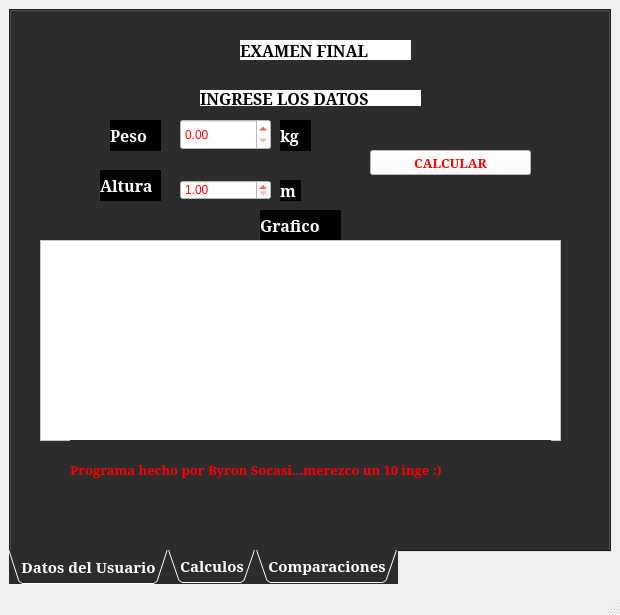
<?xml version="1.0" encoding="UTF-8"?>
<ui version="4.0">
 <class>IMC</class>
 <widget class="QMainWindow" name="IMC">
  <property name="geometry">
   <rect>
    <x>0</x>
    <y>0</y>
    <width>620</width>
    <height>615</height>
   </rect>
  </property>
  <property name="windowTitle">
   <string>IMC</string>
  </property>
  <property name="windowIcon">
   <iconset>
    <normaloff>recursos/pesas.png</normaloff>recursos/pesas.png</iconset>
  </property>
  <property name="iconSize">
   <size>
    <width>30</width>
    <height>30</height>
   </size>
  </property>
  <widget class="QWidget" name="centralwidget">
   <layout class="QHBoxLayout" name="horizontalLayout_2">
    <item>
     <widget class="QTabWidget" name="tabWidget">
      <property name="font">
       <font>
        <family>MS Serif</family>
        <pointsize>11</pointsize>
        <weight>75</weight>
        <bold>true</bold>
       </font>
      </property>
      <property name="styleSheet">
       <string notr="true">background-color: rgb(44, 44, 44);
color: rgb(255, 255, 255);</string>
      </property>
      <property name="tabPosition">
       <enum>QTabWidget::South</enum>
      </property>
      <property name="tabShape">
       <enum>QTabWidget::Triangular</enum>
      </property>
      <property name="currentIndex">
       <number>0</number>
      </property>
      <property name="elideMode">
       <enum>Qt::ElideMiddle</enum>
      </property>
      <property name="usesScrollButtons">
       <bool>true</bool>
      </property>
      <widget class="QWidget" name="inDatos">
       <attribute name="title">
        <string>Datos del Usuario</string>
       </attribute>
       <layout class="QVBoxLayout" name="verticalLayout">
        <item>
         <widget class="QWidget" name="widget" native="true">
          <widget class="QLabel" name="label">
           <property name="geometry">
            <rect>
             <x>80</x>
             <y>150</y>
             <width>61</width>
             <height>31</height>
            </rect>
           </property>
           <property name="font">
            <font>
             <family>MS Serif</family>
             <pointsize>12</pointsize>
             <weight>75</weight>
             <bold>true</bold>
            </font>
           </property>
           <property name="styleSheet">
            <string notr="true">background-color: rgb(0, 0, 0);
color: rgb(255, 255, 255);</string>
           </property>
           <property name="text">
            <string>Altura</string>
           </property>
          </widget>
          <widget class="QDoubleSpinBox" name="inAltura">
           <property name="enabled">
            <bool>true</bool>
           </property>
           <property name="geometry">
            <rect>
             <x>160</x>
             <y>160</y>
             <width>91</width>
             <height>20</height>
            </rect>
           </property>
           <property name="styleSheet">
            <string notr="true">background-color: rgb(255, 255, 255);
color: rgb(255, 0, 0);</string>
           </property>
           <property name="prefix">
            <string/>
           </property>
           <property name="suffix">
            <string/>
           </property>
           <property name="minimum">
            <double>1.000000000000000</double>
           </property>
           <property name="singleStep">
            <double>0.100000000000000</double>
           </property>
          </widget>
          <widget class="QLabel" name="label_2">
           <property name="geometry">
            <rect>
             <x>90</x>
             <y>100</y>
             <width>51</width>
             <height>31</height>
            </rect>
           </property>
           <property name="font">
            <font>
             <family>MS Serif</family>
             <pointsize>12</pointsize>
             <weight>75</weight>
             <bold>true</bold>
            </font>
           </property>
           <property name="styleSheet">
            <string notr="true">background-color: rgb(0, 0, 0);
color: rgb(255, 255, 255);</string>
           </property>
           <property name="text">
            <string>Peso</string>
           </property>
          </widget>
          <widget class="QDoubleSpinBox" name="inPeso">
           <property name="geometry">
            <rect>
             <x>160</x>
             <y>99</y>
             <width>91</width>
             <height>31</height>
            </rect>
           </property>
           <property name="styleSheet">
            <string notr="true">background-color: rgb(255, 255, 255);
color: rgb(255, 0, 0);</string>
           </property>
           <property name="singleStep">
            <double>10.100000000000000</double>
           </property>
          </widget>
          <widget class="QLabel" name="label_8">
           <property name="geometry">
            <rect>
             <x>180</x>
             <y>70</y>
             <width>221</width>
             <height>16</height>
            </rect>
           </property>
           <property name="font">
            <font>
             <family>MS Serif</family>
             <pointsize>12</pointsize>
             <weight>75</weight>
             <bold>true</bold>
            </font>
           </property>
           <property name="styleSheet">
            <string notr="true">background-color: rgb(255, 255, 255);
color: rgb(0, 0, 0);</string>
           </property>
           <property name="text">
            <string>INGRESE LOS DATOS</string>
           </property>
          </widget>
          <widget class="QWidget" name="outGrafico" native="true">
           <property name="geometry">
            <rect>
             <x>130</x>
             <y>368</y>
             <width>431</width>
             <height>81</height>
            </rect>
           </property>
           <layout class="QVBoxLayout" name="verticalLayout_4"/>
          </widget>
          <widget class="QLabel" name="label_14">
           <property name="geometry">
            <rect>
             <x>240</x>
             <y>190</y>
             <width>81</width>
             <height>31</height>
            </rect>
           </property>
           <property name="font">
            <font>
             <family>MS Serif</family>
             <pointsize>12</pointsize>
             <weight>75</weight>
             <bold>true</bold>
            </font>
           </property>
           <property name="styleSheet">
            <string notr="true">background-color: rgb(0, 0, 0);
color: rgb(255, 255, 255);</string>
           </property>
           <property name="text">
            <string>Grafico</string>
           </property>
          </widget>
          <widget class="QLabel" name="label_15">
           <property name="geometry">
            <rect>
             <x>220</x>
             <y>20</y>
             <width>171</width>
             <height>20</height>
            </rect>
           </property>
           <property name="font">
            <font>
             <family>MS Serif</family>
             <pointsize>12</pointsize>
             <weight>75</weight>
             <bold>true</bold>
            </font>
           </property>
           <property name="styleSheet">
            <string notr="true">background-color: rgb(255, 255, 255);
color: rgb(0, 0, 0);</string>
           </property>
           <property name="text">
            <string>EXAMEN FINAL</string>
           </property>
          </widget>
          <widget class="QTextBrowser" name="textBrowser">
           <property name="geometry">
            <rect>
             <x>20</x>
             <y>220</y>
             <width>521</width>
             <height>201</height>
            </rect>
           </property>
           <property name="styleSheet">
            <string notr="true">background-color: rgb(255, 255, 255);
color: rgb(0, 0, 0);</string>
           </property>
          </widget>
          <widget class="QLabel" name="label_7">
           <property name="geometry">
            <rect>
             <x>50</x>
             <y>420</y>
             <width>481</width>
             <height>59</height>
            </rect>
           </property>
           <property name="font">
            <font>
             <family>MS Serif</family>
             <pointsize>10</pointsize>
             <weight>75</weight>
             <bold>true</bold>
            </font>
           </property>
           <property name="styleSheet">
            <string notr="true">color: rgb(255, 0, 0);</string>
           </property>
           <property name="text">
            <string>Programa hecho por Byron Socasi...merezco un 10 inge :)</string>
           </property>
          </widget>
          <widget class="QPushButton" name="btnCalcular">
           <property name="geometry">
            <rect>
             <x>350</x>
             <y>130</y>
             <width>161</width>
             <height>25</height>
            </rect>
           </property>
           <property name="font">
            <font>
             <family>MS Serif</family>
             <pointsize>10</pointsize>
             <weight>75</weight>
             <bold>true</bold>
            </font>
           </property>
           <property name="styleSheet">
            <string notr="true">background-color: rgb(255, 255, 255);
color: rgb(255, 0, 0);</string>
           </property>
           <property name="text">
            <string>CALCULAR</string>
           </property>
          </widget>
          <widget class="QLabel" name="label_9">
           <property name="geometry">
            <rect>
             <x>260</x>
             <y>100</y>
             <width>31</width>
             <height>31</height>
            </rect>
           </property>
           <property name="font">
            <font>
             <family>MS Serif</family>
             <pointsize>12</pointsize>
             <weight>75</weight>
             <bold>true</bold>
            </font>
           </property>
           <property name="styleSheet">
            <string notr="true">background-color: rgb(0, 0, 0);
color: rgb(255, 255, 255);</string>
           </property>
           <property name="text">
            <string>kg</string>
           </property>
          </widget>
          <widget class="QLabel" name="label_11">
           <property name="geometry">
            <rect>
             <x>260</x>
             <y>160</y>
             <width>21</width>
             <height>21</height>
            </rect>
           </property>
           <property name="font">
            <font>
             <family>MS Serif</family>
             <pointsize>12</pointsize>
             <weight>75</weight>
             <bold>true</bold>
            </font>
           </property>
           <property name="styleSheet">
            <string notr="true">background-color: rgb(0, 0, 0);
color: rgb(255, 255, 255);</string>
           </property>
           <property name="text">
            <string>m</string>
           </property>
          </widget>
         </widget>
        </item>
       </layout>
      </widget>
      <widget class="QWidget" name="outImc">
       <attribute name="title">
        <string>Calculos</string>
       </attribute>
       <layout class="QVBoxLayout" name="verticalLayout_2">
        <item>
         <widget class="QGroupBox" name="groupBox">
          <property name="font">
           <font>
            <family>MS Serif</family>
            <weight>75</weight>
            <bold>true</bold>
           </font>
          </property>
          <property name="title">
           <string>DATOS</string>
          </property>
          <layout class="QGridLayout" name="gridLayout">
           <item row="2" column="1">
            <widget class="QLineEdit" name="outPactual">
             <property name="styleSheet">
              <string notr="true">background-color: rgb(255, 255, 255);
color: rgb(255, 0, 0);</string>
             </property>
             <property name="text">
              <string>0.0 Kg</string>
             </property>
             <property name="alignment">
              <set>Qt::AlignRight|Qt::AlignTrailing|Qt::AlignVCenter</set>
             </property>
             <property name="readOnly">
              <bool>true</bool>
             </property>
            </widget>
           </item>
           <item row="5" column="0">
            <widget class="QLabel" name="label_6">
             <property name="font">
              <font>
               <family>MS Serif</family>
               <weight>75</weight>
               <bold>true</bold>
              </font>
             </property>
             <property name="text">
              <string>IMC  kg/m</string>
             </property>
            </widget>
           </item>
           <item row="0" column="1" rowspan="2">
            <widget class="QCalendarWidget" name="calendarWidget"/>
           </item>
           <item row="5" column="1">
            <widget class="QLineEdit" name="outIndice">
             <property name="styleSheet">
              <string notr="true">background-color: rgb(255, 255, 255);
color: rgb(255, 0, 0);</string>
             </property>
             <property name="text">
              <string>0.0 </string>
             </property>
             <property name="alignment">
              <set>Qt::AlignRight|Qt::AlignTrailing|Qt::AlignVCenter</set>
             </property>
             <property name="readOnly">
              <bool>true</bool>
             </property>
            </widget>
           </item>
           <item row="4" column="0">
            <widget class="QLabel" name="label_5">
             <property name="font">
              <font>
               <family>MS Serif</family>
               <weight>75</weight>
               <bold>true</bold>
              </font>
             </property>
             <property name="text">
              <string>PESO MINIMO</string>
             </property>
            </widget>
           </item>
           <item row="2" column="0">
            <widget class="QLabel" name="label_3">
             <property name="font">
              <font>
               <family>MS Serif</family>
               <weight>75</weight>
               <bold>true</bold>
              </font>
             </property>
             <property name="text">
              <string>ACTUAL</string>
             </property>
            </widget>
           </item>
           <item row="4" column="1">
            <widget class="QLineEdit" name="outPmin">
             <property name="styleSheet">
              <string notr="true">background-color: rgb(255, 255, 255);
color: rgb(255, 0, 0);</string>
             </property>
             <property name="text">
              <string>0.0 Kg</string>
             </property>
             <property name="alignment">
              <set>Qt::AlignRight|Qt::AlignTrailing|Qt::AlignVCenter</set>
             </property>
             <property name="readOnly">
              <bool>true</bool>
             </property>
            </widget>
           </item>
           <item row="3" column="1">
            <widget class="QLineEdit" name="outPmax">
             <property name="styleSheet">
              <string notr="true">background-color: rgb(255, 255, 255);
color: rgb(255, 0, 0);</string>
             </property>
             <property name="text">
              <string>0.0 Kg</string>
             </property>
             <property name="alignment">
              <set>Qt::AlignRight|Qt::AlignTrailing|Qt::AlignVCenter</set>
             </property>
             <property name="readOnly">
              <bool>true</bool>
             </property>
            </widget>
           </item>
           <item row="3" column="0">
            <widget class="QLabel" name="label_4">
             <property name="font">
              <font>
               <family>MS Serif</family>
               <weight>75</weight>
               <bold>true</bold>
              </font>
             </property>
             <property name="text">
              <string>PESO MAXIMO</string>
             </property>
            </widget>
           </item>
           <item row="6" column="0" colspan="2">
            <widget class="QGroupBox" name="groupBox_2">
             <property name="font">
              <font>
               <family>MS Serif</family>
               <weight>75</weight>
               <bold>true</bold>
              </font>
             </property>
             <property name="title">
              <string>INDICE DE MASA CORPORAL</string>
             </property>
             <layout class="QHBoxLayout" name="horizontalLayout">
              <item>
               <widget class="QLabel" name="outEstado">
                <property name="font">
                 <font>
                  <family>Arial Black</family>
                  <pointsize>12</pointsize>
                  <weight>75</weight>
                  <bold>true</bold>
                 </font>
                </property>
                <property name="styleSheet">
                 <string notr="true">background-color: rgb(255, 255, 255);
color: rgb(0, 0, 0);</string>
                </property>
                <property name="text">
                 <string/>
                </property>
                <property name="alignment">
                 <set>Qt::AlignCenter</set>
                </property>
               </widget>
              </item>
             </layout>
            </widget>
           </item>
           <item row="0" column="0" rowspan="2">
            <spacer name="horizontalSpacer">
             <property name="orientation">
              <enum>Qt::Horizontal</enum>
             </property>
             <property name="sizeHint" stdset="0">
              <size>
               <width>40</width>
               <height>20</height>
              </size>
             </property>
            </spacer>
           </item>
          </layout>
         </widget>
        </item>
       </layout>
      </widget>
      <widget class="QWidget" name="tab">
       <attribute name="title">
        <string>Comparaciones</string>
       </attribute>
       <widget class="QTableWidget" name="outRegistro">
        <property name="geometry">
         <rect>
          <x>10</x>
          <y>50</y>
          <width>511</width>
          <height>291</height>
         </rect>
        </property>
        <property name="font">
         <font>
          <family>MS Serif</family>
          <pointsize>8</pointsize>
         </font>
        </property>
        <property name="styleSheet">
         <string notr="true">background-color: rgb(255, 255, 255);
color: rgb(0, 0, 0);</string>
        </property>
       </widget>
       <widget class="QLabel" name="label_10">
        <property name="geometry">
         <rect>
          <x>20</x>
          <y>20</y>
          <width>421</width>
          <height>16</height>
         </rect>
        </property>
        <property name="font">
         <font>
          <family>MS Serif</family>
          <weight>75</weight>
          <bold>true</bold>
         </font>
        </property>
        <property name="text">
         <string>INFORMACION DEL USUARIO </string>
        </property>
       </widget>
       <widget class="QTextEdit" name="textEdit">
        <property name="geometry">
         <rect>
          <x>30</x>
          <y>370</y>
          <width>511</width>
          <height>111</height>
         </rect>
        </property>
        <property name="font">
         <font>
          <family>MS Serif</family>
          <weight>75</weight>
          <bold>true</bold>
         </font>
        </property>
        <property name="styleSheet">
         <string notr="true">background-color: rgb(0, 0, 0);
color: rgb(0, 0, 0);</string>
        </property>
        <property name="html">
         <string>&lt;!DOCTYPE HTML PUBLIC &quot;-//W3C//DTD HTML 4.0//EN&quot; &quot;http://www.w3.org/TR/REC-html40/strict.dtd&quot;&gt;
&lt;html&gt;&lt;head&gt;&lt;meta name=&quot;qrichtext&quot; content=&quot;1&quot; /&gt;&lt;style type=&quot;text/css&quot;&gt;
p, li { white-space: pre-wrap; }
&lt;/style&gt;&lt;/head&gt;&lt;body style=&quot; font-family:'MS Serif'; font-size:7.8pt; font-weight:600; font-style:normal;&quot;&gt;
&lt;p align=&quot;center&quot; style=&quot; margin-top:0px; margin-bottom:0px; margin-left:0px; margin-right:0px; -qt-block-indent:0; text-indent:0px;&quot;&gt;&lt;span style=&quot; font-family:'MS Shell Dlg 2'; font-size:12pt; font-weight:400; font-style:italic; color:#ff0000;&quot;&gt;Gracias por usar mi programa &lt;/span&gt;&lt;/p&gt;
&lt;p align=&quot;center&quot; style=&quot; margin-top:0px; margin-bottom:0px; margin-left:0px; margin-right:0px; -qt-block-indent:0; text-indent:0px;&quot;&gt;&lt;span style=&quot; font-family:'MS Shell Dlg 2'; font-size:12pt; font-weight:400; font-style:italic; color:#ff0000;&quot;&gt;Intento de programa &lt;/span&gt;&lt;/p&gt;
&lt;p align=&quot;center&quot; style=&quot; margin-top:0px; margin-bottom:0px; margin-left:0px; margin-right:0px; -qt-block-indent:0; text-indent:0px;&quot;&gt;&lt;span style=&quot; font-family:'MS Shell Dlg 2'; font-size:12pt; font-weight:400; font-style:italic; color:#ff0000;&quot;&gt;No me prepare lo suficiente para esto &lt;/span&gt;&lt;/p&gt;
&lt;p align=&quot;center&quot; style=&quot; margin-top:0px; margin-bottom:0px; margin-left:0px; margin-right:0px; -qt-block-indent:0; text-indent:0px;&quot;&gt;&lt;span style=&quot; font-family:'MS Shell Dlg 2'; font-size:12pt; font-weight:400; font-style:italic; color:#ff0000;&quot;&gt;Pero hize mi mayor esfuerzo &lt;/span&gt;&lt;/p&gt;&lt;/body&gt;&lt;/html&gt;</string>
        </property>
       </widget>
      </widget>
     </widget>
    </item>
   </layout>
  </widget>
  <widget class="QMenuBar" name="menubar">
   <property name="geometry">
    <rect>
     <x>0</x>
     <y>0</y>
     <width>620</width>
     <height>25</height>
    </rect>
   </property>
  </widget>
  <widget class="QStatusBar" name="statusbar"/>
 </widget>
 <resources/>
 <connections/>
</ui>
